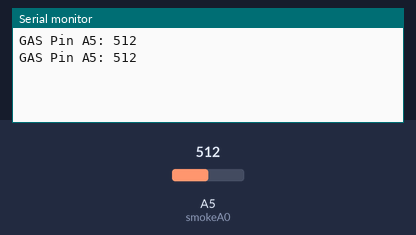
Bench run of a sketch on a simulated Arduino Uno, built with avr-gcc and run on an emulated ATmega328P. On the bench: the last lines printed to the serial monitor. The inputs (shaded band) are chosen by the test bench; at power-on: A5 (smokeA0) = 512.

Above: at 1.8 s.
1.9 s: A5 (smokeA0) set to 716
At 2.7 s:
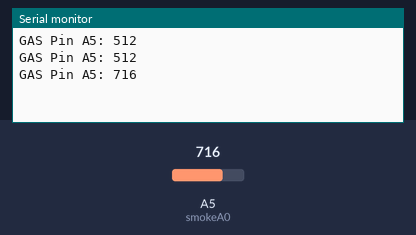
3.4 s: A5 (smokeA0) set to 900
At 4.8 s:
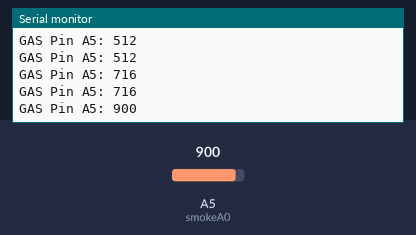
Timing chart, 0 to 6.4 s (numbered marks = the images above; inputs shaded):
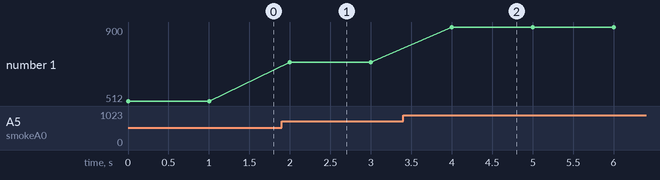

The sketch:

MQ135ver2.ino
```cpp
int smokeA0 = A5;

void setup() {
  pinMode(smokeA0, INPUT);
  Serial.begin(9600);
}

void loop() {
  int analogSensor = analogRead(smokeA0);

  Serial.print("GAS Pin A5: ");
  Serial.println(analogSensor);
  delay(1000);
}
```

Measured:
- after the input at 1.9 s, the serial monitor: prints a new line after 0.10 s (image 1)
- after the input at 3.4 s, the serial monitor: prints a new line after 0.60 s (image 2)
- plotted number 1: 512 → 716 after the input at 1.9 s, 716 → 900 after the input at 3.4 s
